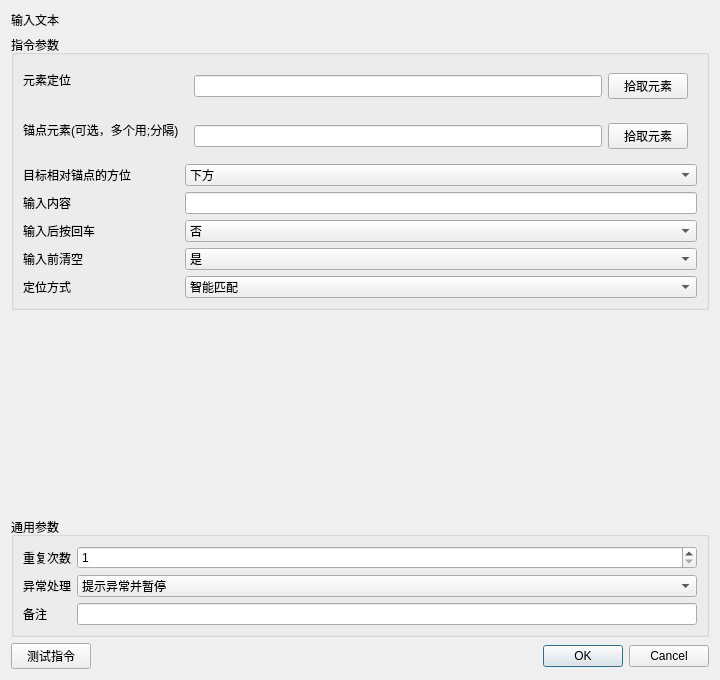
<?xml version="1.0" encoding="UTF-8"?><ui version="4.0"><class>InstructionEditor</class><widget class="QDialog" name="InstructionEditor"><property name="geometry"><rect><x>0</x><y>0</y><width>720</width><height>680</height></rect></property><layout class="QVBoxLayout" name="rootLayout"><item><widget class="QLabel" name="titleLabel"><property name="text"><string>输入文本</string></property></widget></item><item><widget class="QGroupBox" name="parameterGroupBox"><property name="title"><string>指令参数</string></property><layout class="QFormLayout" name="parameterFormLayout"><item row="0" column="0"><widget class="QLabel" name="label_0"><property name="text"><string>元素定位</string></property></widget></item><item row="0" column="1"><widget class="QWidget" name="container_0"><layout class="QHBoxLayout" name="fieldLayout_0"><item><widget class="QLineEdit" name="parameter_0"><property name="text"><string></string></property></widget></item><item><widget class="QPushButton" name="auxiliary_0"><property name="text"><string>拾取元素</string></property></widget></item></layout></widget></item><item row="1" column="0"><widget class="QLabel" name="label_1"><property name="text"><string>锚点元素(可选，多个用;分隔)</string></property></widget></item><item row="1" column="1"><widget class="QWidget" name="container_1"><layout class="QHBoxLayout" name="fieldLayout_1"><item><widget class="QLineEdit" name="parameter_1"><property name="text"><string></string></property></widget></item><item><widget class="QPushButton" name="auxiliary_1"><property name="text"><string>拾取元素</string></property></widget></item></layout></widget></item><item row="2" column="0"><widget class="QLabel" name="label_2"><property name="text"><string>目标相对锚点的方位</string></property></widget></item><item row="2" column="1"><widget class="QComboBox" name="parameter_2"><item><property name="text"><string>下方</string></property></item><item><property name="text"><string>下方第1个</string></property></item><item><property name="text"><string>上方</string></property></item><item><property name="text"><string>右侧</string></property></item><item><property name="text"><string>左侧</string></property></item><item><property name="text"><string>内部</string></property></item><item><property name="text"><string>相邻</string></property></item><property name="currentIndex"><number>0</number></property></widget></item><item row="3" column="0"><widget class="QLabel" name="label_3"><property name="text"><string>输入内容</string></property></widget></item><item row="3" column="1"><widget class="QLineEdit" name="parameter_3"><property name="text"><string></string></property></widget></item><item row="4" column="0"><widget class="QLabel" name="label_4"><property name="text"><string>输入后按回车</string></property></widget></item><item row="4" column="1"><widget class="QComboBox" name="parameter_4"><item><property name="text"><string>否</string></property></item><item><property name="text"><string>是</string></property></item><property name="currentIndex"><number>0</number></property></widget></item><item row="5" column="0"><widget class="QLabel" name="label_5"><property name="text"><string>输入前清空</string></property></widget></item><item row="5" column="1"><widget class="QComboBox" name="parameter_5"><item><property name="text"><string>是</string></property></item><item><property name="text"><string>否</string></property></item><property name="currentIndex"><number>0</number></property></widget></item><item row="6" column="0"><widget class="QLabel" name="label_6"><property name="text"><string>定位方式</string></property></widget></item><item row="6" column="1"><widget class="QComboBox" name="parameter_6"><item><property name="text"><string>CSS选择器</string></property></item><item><property name="text"><string>XPath</string></property></item><item><property name="text"><string>文本内容</string></property></item><item><property name="text"><string>智能匹配</string></property></item><item><property name="text"><string>锚点定位</string></property></item><property name="currentIndex"><number>3</number></property></widget></item></layout></widget></item><item><spacer name="verticalSpacer"><property name="orientation"><enum>Qt::Vertical</enum></property><property name="sizeHint" stdset="0"><size><width>20</width><height>20</height></size></property></spacer></item>
<item><widget class="QGroupBox" name="commonGroupBox"><property name="title"><string>通用参数</string></property><layout class="QFormLayout" name="commonFormLayout">
<item row="0" column="0"><widget class="QLabel" name="repeatLabel"><property name="text"><string>重复次数</string></property></widget></item><item row="0" column="1"><widget class="QSpinBox" name="repeatSpinBox"><property name="minimum"><number>1</number></property><property name="maximum"><number>999999</number></property><property name="value"><number>1</number></property></widget></item>
<item row="1" column="0"><widget class="QLabel" name="errorPolicyLabel"><property name="text"><string>异常处理</string></property></widget></item><item row="1" column="1"><widget class="QComboBox" name="errorPolicyComboBox"><item><property name="text"><string>自动跳过</string></property></item><item><property name="text"><string>提示异常并暂停</string></property></item><item><property name="text"><string>提示异常并停止</string></property></item><property name="currentIndex"><number>1</number></property></widget></item>
<item row="2" column="0"><widget class="QLabel" name="noteLabel"><property name="text"><string>备注</string></property></widget></item><item row="2" column="1"><widget class="QLineEdit" name="noteEdit"/></item>
</layout></widget></item>
<item><layout class="QHBoxLayout" name="footerLayout"><item><widget class="QPushButton" name="testButton"><property name="text"><string>测试指令</string></property></widget></item><item><spacer name="footerSpacer"><property name="orientation"><enum>Qt::Horizontal</enum></property><property name="sizeHint" stdset="0"><size><width>40</width><height>20</height></size></property></spacer></item><item><widget class="QDialogButtonBox" name="buttonBox"><property name="standardButtons"><set>QDialogButtonBox::Cancel|QDialogButtonBox::Ok</set></property></widget></item></layout></item>
</layout></widget><resources/><connections/></ui>
